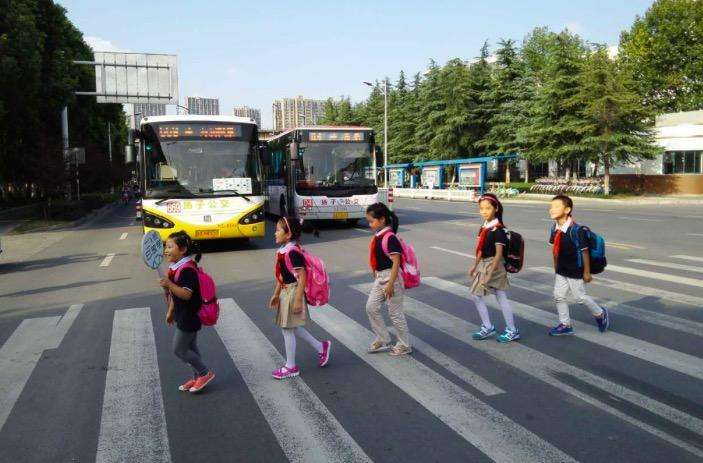
#> input picture images/xr.jpg, 703 x 463 px
$ python Hog_peopledetector.py
#> lines starting #> are read from the running program, lines starting #| are printed output that depends on the picture; after the words box and inside, x2 and y2 are one past the last pixel; in counts of white or black regions, pixels touching at a corner belong together
import cv2.cv2 as cv


# 图像 resize=>128X64,8x8作为一个cell(共8x16个cell)，计算图像梯度，根据梯度方向将0~180分为9份，
# 将梯度对应角度的赋值加入相应的直方图里，将4个cell作为一个block，合并直方图，得到一个7x15x9x4=3780维的向量——即Hog特征描述的方法
if __name__ == '__main__':
    img = cv.imread("../images/xr.jpg")
#> img is the input picture: shape (463, 703, 3); mean B, G, R 113.8, 115.9, 112.6
    hog = cv.HOGDescriptor()
    # winSize, blockSize, blockStride, cellSize, nbins
    # 分别是窗口大小、block大小、block步长、cell大小、bin的取值
    org = img.copy()
    hog.setSVMDetector(cv.HOGDescriptor_getDefaultPeopleDetector())
    rects, val = hog.detectMultiScale(img, winStride=(4, 4), padding=(8, 8), scale=1.10, useMeanshiftGrouping=False)  # 在多尺度上寻找
#> rects = [[527, 193, 80, 161], [339, 188, 93, 185], [142, 214, 94, 188], [446, 180, 94, 188]]; val = [0.867, 0.719, 0.567, 0.232]
    # print(rects)
    # winStride:Hog检测移动步长
    for (x, y, w, h) in rects:
        cv.rectangle(img, (x, y), (x + w, y + h), (255, 0, 0), 2)
#> this loop made 4 passes
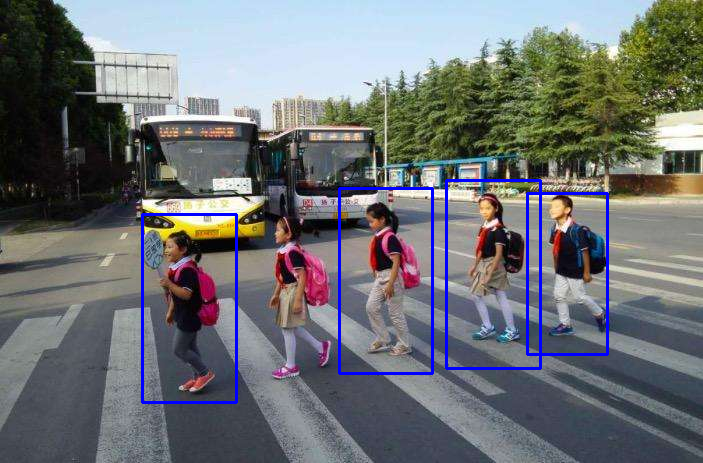
#> img: shape (463, 703, 3); 1.99% of pixels changed, all inside (x1, y1, x2, y2) = (141, 179, 609, 404)
    cv.imshow("org", org)
    cv.imshow("res", img)
    cv.waitKey(0)
    cv.destroyAllWindows()
